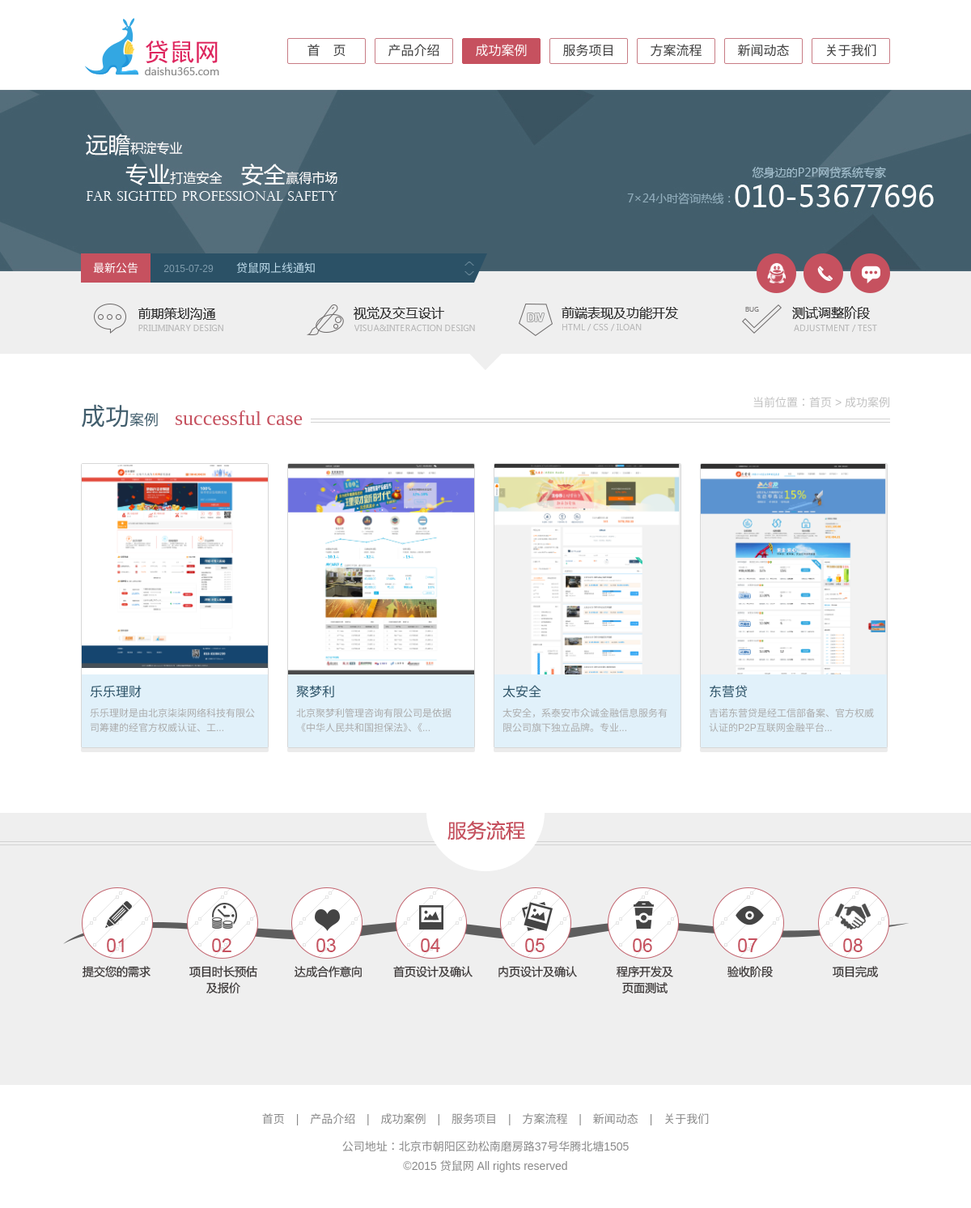
/story/, run on the app's committed database.
### daishu/models.py (models this page shows, shortened)
class BasicInfo(models.Model):
	company_name=models.CharField(u'公司名称',max_length=30)
	website_name=models.CharField(u'平台名称',max_length=30)
	logo=models.ImageField(u'网站logo',upload_to='temp')
	tel=models.CharField(u'电话',max_length=13)
	qq=models.CharField(u'qq',max_length=13)
	website_url=models.URLField(u'网址')
	email=models.EmailField(u'邮箱')
	website_name=models.CharField(u'平台名称',max_length=30)
	address=models.CharField(u'公司地址',max_length=50)
	copyright=models.CharField(u'版权信息',max_length=100)
	content=models.TextField(u'公司介绍')
	class Meta:
		verbose_name=u'基本信息'
		verbose_name_plural=u'基本信息'

class News(models.Model):
	newstype=(
		(0,u'运营知识'),
		(1,u'借贷新闻'),
		(2,u'系统优势'),
		(3,u'公告'),
	)
	title=models.CharField(u'标题',max_length=30)
	author=models.CharField(u'作者',max_length=20)
	types=models.IntegerField(u'类型',max_length=1,choices=newstype,default=3)
	content=models.TextField(u'新闻内容')
	pub_date=models.DateTimeField(u'发表时间',auto_now_add=True,editable = True)
	update_time=models.DateTimeField(u'更新时间',auto_now=True,null=True)
	class Meta:
		verbose_name=u'新闻管理'
		verbose_name_plural=u'新闻管理'

class Story(models.Model):
	title=models.CharField(u'网站名称',max_length=30)
	description=models.CharField(u'公司名称',max_length=30)
	onlinetime=models.DateTimeField(u'上线时间')
	url=models.URLField()
	img=models.ImageField(u'上传大图',upload_to='temp')
	logo=models.ImageField(u'上传logo',upload_to='temp')
	content=models.TextField(u'网站简介')
	class Meta:
		verbose_name=u'案例管理'
		verbose_name_plural=u'案例管理'

### daishu/views.py (the view)
# urls.py: url(r'^story/$','daishu.views.story',name='story'),
def story(req):
	new_topic=News.objects.order_by('-id').all()[0:topicLenth]
	story_list=Story.objects.order_by('-id').all()
	return render(req,'story.html',{
		"new_topic":new_topic,
		"story_list":story_list,
		'page_init':{
			"title":u"成功案例",
			"keywords":u"关键词1、关键词2",
			"description":u"添加页面描述"
		},
		"basic_info":basic_info
	})

### daishu/templates/story.html (shortened to what this page needs)
{% extends 'base.html' %}
{% block content %}
<div class="banner1"></div>
{% include 'include/graybox.html' %}
<div class="w1000 ma20">
		<div class="main_til"><span class="main_til_con"><em class="f_30">成功</em>案例<span class="english_til">successful case</span></span><div class="main_til_site">当前位置：<a href="/">首页</a><em> &gt; </em>成功案例</div><div class="main_til_bg"></div></div>
	    <div class="con_case_box fn-clear">
	    	{% for story in story_list %}
	    	<div class="case_item">
	            <div class="case_img"><img src="/temp/{{story.img}}" /></div>
	            <div class="case_text">
	                <h3>{{story.title}}</h3>
	                <p>{{story.content|slice:"30"}}...</p>
	            </div>
	        </div>
			{% empty %}
	    	暂无数据
	    	{% endfor %}
		</div>
</div>
{% endblock %}

### daishu/templates/include/head.html
<div class="header">
    <div class="header_top tr">&nbsp;</div>
    <div class="header_con fn-clear">
        <div class="logo"><a href="index.html"><img src="/temp/{{basic_info.logo}}" alt="贷鼠网" /></a></div>
        <div class="nav" id="topmenuhref">
            <a href="{% url 'index' %}" id="menu_index">首　页</a>
            <a href="{% url 'product' %}" id="menu_product">产品介绍</a>
            <a href="{% url 'story' %}" id="menu_story">成功案例</a>
            <a href="{% url 'service' %}" id="menu_service">服务项目</a>
            <a href="{% url 'program' %}" id="menu_program">方案流程</a>
            <a href="{% url 'news' %}" id="menu_news">新闻动态</a>
            <a href="{% url 'aboutus' %}" id="menu_aboutus">关于我们</a>
        </div>
    </div>
</div>

### daishu/templates/include/graybox.html (shortened to what this page needs)
<div class="index_grayBox">
    <div class="w1000 ma0 index_grayCon">
        <div class="index_announce">
        <a href="news?typeid=2" class="index_announce_til">最新公告</a>
            <div class="index_announce_inc">
                <div class="announce_info">
                    <ul>
					{% for new in new_topic %}
					<li><span class="datetime"> {{new.pub_date|date:'Y-m-d'}} </span><a href="{% url 'newsDetail' new.id %}">{{new.title}}</a></li>
					{% empty %}
					<li>暂无数据</li>
					{% endfor %}
                    </ul>
                </div>
                <div class="announce_btn">
                    <a href="javascript:;" id="announce_btn_up" class="icos btn_up"></a>
                    <a href="javascript:;" id="announce_btn_down" class="icos btn_down"></a>
                </div>
            </div>
            <div class="icos index_announce_end"></div>
        </div>
        <div class="index_contact">
            <a target="_blank" href="http://crm2.qq.com/page/portalpage/wpa.php?uin={{basic_info.qq}}&amp;f=1&amp;ty=1&amp;aty=0&amp;a=&amp;from=6"><em class="icos ico_qq"></em>
            </a>
            <a href="#"><em class="icos ico_phone"></em>
            </a>
            <a href="server@daishu360.com"><em class="icos ico_msg"></em>
            </a>
        </div>
        <div class="index_develop_process"></div>
        <div class="icos gray_arrow"></div>
    </div>
</div>

### daishu/templates/include/foot.html
<div class="index_grayBox tc index_box">
	<div class="index_til"><em class="icos ico_service"></em></div>
    <img src="/static/images/index_service.png" class="service_pic" />
</div>
<div class="footer fn-clear">
  	<div class="w1000 ma0 fn-clear">
  		<p class="mb10">
  			<a href="{% url 'index' %}">首页</a>
  			<em>|</em>
  			<a href="{% url 'product' %}">产品介绍</a>
  			<em>|</em>
  			<a href="{% url 'story' %}">成功案例</a>
  			<em>|</em>
  			<a href="{% url 'service' %}">服务项目</a>
  			<em>|</em>
  			<a href="{% url 'program' %}">方案流程</a>
  			<em>|</em>
  			<a href="{% url 'news' %}">新闻动态</a>
  			<em>|</em>
  			<a href="{% url 'aboutus' %}">关于我们</a>
  		</p>
        <p>公司地址：{{basic_info.address}}</p>
        <p>{{basic_info.copyright}} </p>
	</div>
</div>

### daishu/static/css/base.css (style rules this page uses)
html { color:#000;background:#fff;-webkit-text-size-adjust: 100%; -ms-text-size-adjust: 100%; }
body,div,dl,dt,dd,ul,ol,li,h1,h2,h3,h4,h5,h6,pre,code,form,fieldset,legend,input,textarea,p,blockquote,th,td,hr,button,article,aside,details,figcaption,figure,footer,header,hgroup,menu,nav,section { margin:0;padding:0; }
body,button,input,select,textarea { font:12px/1.5 verdana,"\5FAE\8F6F\96C5\9ED1",tahoma,arial,"Hiragino Sans GB","\5b8b\4f53"; }
fieldset,img { border:0; }
address,caption,cite,code,dfn,em,th,var { font-style:normal; font-weight:500; }
ol,ul { list-style:none; }
h1,h2,h3,h4,h5,h6 { font-size:100%; font-weight:500; }
a:link { color: #08c; }
ins,a { text-decoration:none;cursor:pointer; }
.fn-clear:after { visibility:hidden; display:block; font-size:0; content:" "; clear:both; height:0; }
.fn-clear { zoom:1; }
.w1000 { width:1000px; }
.ma0 { margin:0 auto; }
.ma20 { margin:20px auto; }
.mb10 { margin-bottom: 10px; }
.tr { text-align:right; }
.tc { text-align:center; }
.f_30 { font-size:30px; }

### data on the page
BasicInfo: logo (picture), address "北京市朝阳区劲松南磨房路37号华腾北塘1505", copyright "©2015 贷鼠网 All rights reserved"
News: pub_date "2015-07-29", title "贷鼠网上线通知"
Story: img (picture), title "乐乐理财", content "乐乐理财是由北京柒柒网络科技有限公司筹建的经官方权威认证、工"
Story: img (picture), title "聚梦利", content "北京聚梦利管理咨询有限公司是依据《中华人民共和国担保法》、《"
Story: img (picture), title "太安全", content "太安全，系泰安市众诚金融信息服务有限公司旗下独立品牌。专业"
Story: img (picture), title "东营贷", content "吉诺东营贷是经工信部备案、官方权威认证的P2P互联网金融平台"
